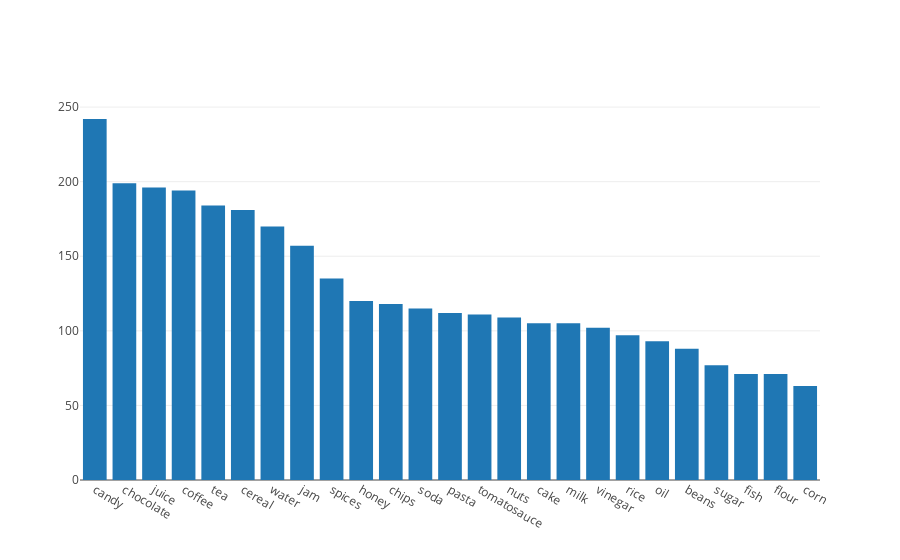

The cell this chart's notebook holds for it:
### Code cell
counts = df['label'].value_counts()
data = [go.Bar(x=counts.index, y=counts.values)]
iplot(data, filename='basic-bar')

### Figure 1 — Plotly figure (JSON) as saved in the notebook; plotly's stock layout.template omitted (floating-point values rounded to 4 significant figures)
{"data": [{"type": "bar", "x": ["candy", "chocolate", "juice", "coffee", "tea", "cereal", "water", "jam", "spices", "honey", "chips", "soda", "pasta", "tomatosauce", "nuts", "cake", "milk", "vinegar", "rice", "oil", "beans", "sugar", "fish", "flour", "corn"], "y": [242, 199, 196, 194, 184, 181, 170, 157, 135, 120, 118, 115, 112, 111, 109, 105, 105, 102, 97, 93, 88, 77, 71, 71, 63]}], "layout": {}}
